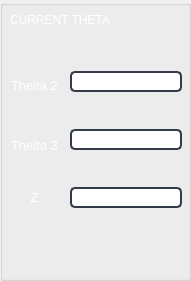
    <widget class="QGroupBox" name="adjust_thelta_2">
     <property name="geometry">
      <rect>
       <x>350</x>
       <y>230</y>
       <width>191</width>
       <height>281</height>
      </rect>
     </property>
     <property name="font">
      <font>
       <family>Segoe UI</family>
       <pointsize>10</pointsize>
      </font>
     </property>
     <property name="styleSheet">
      <string notr="true">QGroupBox{border:2px solid gray;border-radius:5px;margin-top: 1ex;color: ;background-color: transparent;} QGroupBox::title{subcontrol-origin: margin;subcontrol-position:top left;padding:0 3px;}
color: rgb(0, 0, 0);
font: 12pt &quot;Segoe UI&quot;;</string>
     </property>
     <property name="title">
      <string/>
     </property>
     <widget class="QLabel" name="Xposlabel_4">
      <property name="geometry">
       <rect>
        <x>10</x>
        <y>10</y>
        <width>151</width>
        <height>20</height>
       </rect>
      </property>
      <property name="palette">
       <palette>
        <active>
         <colorrole role="WindowText">
          <brush brushstyle="SolidPattern">
           <color alpha="255">
            <red>255</red>
            <green>255</green>
            <blue>255</blue>
           </color>
          </brush>
         </colorrole>
         <colorrole role="Button">
          <brush brushstyle="SolidPattern">
           <color alpha="255">
            <red>30</red>
            <green>30</green>
            <blue>30</blue>
           </color>
          </brush>
         </colorrole>
         <colorrole role="Text">
          <brush brushstyle="SolidPattern">
           <color alpha="255">
            <red>255</red>
            <green>255</green>
            <blue>255</blue>
           </color>
          </brush>
         </colorrole>
         <colorrole role="ButtonText">
          <brush brushstyle="SolidPattern">
           <color alpha="255">
            <red>255</red>
            <green>255</green>
            <blue>255</blue>
           </color>
          </brush>
         </colorrole>
         <colorrole role="Base">
          <brush brushstyle="SolidPattern">
           <color alpha="255">
            <red>30</red>
            <green>30</green>
            <blue>30</blue>
           </color>
          </brush>
         </colorrole>
         <colorrole role="Window">
          <brush brushstyle="SolidPattern">
           <color alpha="255">
            <red>30</red>
            <green>30</green>
            <blue>30</blue>
           </color>
          </brush>
         </colorrole>
        </active>
        <inactive>
         <colorrole role="WindowText">
          <brush brushstyle="SolidPattern">
           <color alpha="255">
            <red>255</red>
            <green>255</green>
            <blue>255</blue>
           </color>
          </brush>
         </colorrole>
         <colorrole role="Button">
          <brush brushstyle="SolidPattern">
           <color alpha="255">
            <red>30</red>
            <green>30</green>
            <blue>30</blue>
           </color>
          </brush>
         </colorrole>
         <colorrole role="Text">
          <brush brushstyle="SolidPattern">
           <color alpha="255">
            <red>255</red>
            <green>255</green>
            <blue>255</blue>
           </color>
          </brush>
         </colorrole>
         <colorrole role="ButtonText">
          <brush brushstyle="SolidPattern">
           <color alpha="255">
            <red>255</red>
            <green>255</green>
            <blue>255</blue>
           </color>
          </brush>
         </colorrole>
         <colorrole role="Base">
          <brush brushstyle="SolidPattern">
           <color alpha="255">
            <red>30</red>
            <green>30</green>
            <blue>30</blue>
           </color>
          </brush>
         </colorrole>
         <colorrole role="Window">
          <brush brushstyle="SolidPattern">
           <color alpha="255">
            <red>30</red>
            <green>30</green>
            <blue>30</blue>
           </color>
          </brush>
         </colorrole>
        </inactive>
        <disabled>
         <colorrole role="WindowText">
          <brush brushstyle="SolidPattern">
           <color alpha="255">
            <red>255</red>
            <green>255</green>
            <blue>255</blue>
           </color>
          </brush>
         </colorrole>
         <colorrole role="Button">
          <brush brushstyle="SolidPattern">
           <color alpha="255">
            <red>30</red>
            <green>30</green>
            <blue>30</blue>
           </color>
          </brush>
         </colorrole>
         <colorrole role="Text">
          <brush brushstyle="SolidPattern">
           <color alpha="255">
            <red>255</red>
            <green>255</green>
            <blue>255</blue>
           </color>
          </brush>
         </colorrole>
         <colorrole role="ButtonText">
          <brush brushstyle="SolidPattern">
           <color alpha="255">
            <red>255</red>
            <green>255</green>
            <blue>255</blue>
           </color>
          </brush>
         </colorrole>
         <colorrole role="Base">
          <brush brushstyle="SolidPattern">
           <color alpha="255">
            <red>30</red>
            <green>30</green>
            <blue>30</blue>
           </color>
          </brush>
         </colorrole>
         <colorrole role="Window">
          <brush brushstyle="SolidPattern">
           <color alpha="255">
            <red>30</red>
            <green>30</green>
            <blue>30</blue>
           </color>
          </brush>
         </colorrole>
        </disabled>
       </palette>
      </property>
      <property name="font">
       <font>
        <family>Segoe UI</family>
        <pointsize>9</pointsize>
        <weight>50</weight>
        <bold>false</bold>
       </font>
      </property>
      <property name="styleSheet">
       <string notr="true">color: rgb(255, 255, 255)</string>
      </property>
      <property name="text">
       <string/>
      </property>
     </widget>
     <widget class="QLabel" name="Xposlabel_13">
      <property name="geometry">
       <rect>
        <x>10</x>
        <y>10</y>
        <width>131</width>
        <height>20</height>
       </rect>
      </property>
      <property name="palette">
       <palette>
        <active>
         <colorrole role="WindowText">
          <brush brushstyle="SolidPattern">
           <color alpha="255">
            <red>255</red>
            <green>255</green>
            <blue>255</blue>
           </color>
          </brush>
         </colorrole>
         <colorrole role="Button">
          <brush brushstyle="SolidPattern">
           <color alpha="255">
            <red>30</red>
            <green>30</green>
            <blue>30</blue>
           </color>
          </brush>
         </colorrole>
         <colorrole role="Text">
          <brush brushstyle="SolidPattern">
           <color alpha="255">
            <red>255</red>
            <green>255</green>
            <blue>255</blue>
           </color>
          </brush>
         </colorrole>
         <colorrole role="ButtonText">
          <brush brushstyle="SolidPattern">
           <color alpha="255">
            <red>255</red>
            <green>255</green>
            <blue>255</blue>
           </color>
          </brush>
         </colorrole>
         <colorrole role="Base">
          <brush brushstyle="SolidPattern">
           <color alpha="255">
            <red>30</red>
            <green>30</green>
            <blue>30</blue>
           </color>
          </brush>
         </colorrole>
         <colorrole role="Window">
          <brush brushstyle="SolidPattern">
           <color alpha="255">
            <red>30</red>
            <green>30</green>
            <blue>30</blue>
           </color>
          </brush>
         </colorrole>
        </active>
        <inactive>
         <colorrole role="WindowText">
          <brush brushstyle="SolidPattern">
           <color alpha="255">
            <red>255</red>
            <green>255</green>
            <blue>255</blue>
           </color>
          </brush>
         </colorrole>
         <colorrole role="Button">
          <brush brushstyle="SolidPattern">
           <color alpha="255">
            <red>30</red>
            <green>30</green>
            <blue>30</blue>
           </color>
          </brush>
         </colorrole>
         <colorrole role="Text">
          <brush brushstyle="SolidPattern">
           <color alpha="255">
            <red>255</red>
            <green>255</green>
            <blue>255</blue>
           </color>
          </brush>
         </colorrole>
         <colorrole role="ButtonText">
          <brush brushstyle="SolidPattern">
           <color alpha="255">
            <red>255</red>
            <green>255</green>
            <blue>255</blue>
           </color>
          </brush>
         </colorrole>
         <colorrole role="Base">
          <brush brushstyle="SolidPattern">
           <color alpha="255">
            <red>30</red>
            <green>30</green>
            <blue>30</blue>
           </color>
          </brush>
         </colorrole>
         <colorrole role="Window">
          <brush brushstyle="SolidPattern">
           <color alpha="255">
            <red>30</red>
            <green>30</green>
            <blue>30</blue>
           </color>
          </brush>
         </colorrole>
        </inactive>
        <disabled>
         <colorrole role="WindowText">
          <brush brushstyle="SolidPattern">
           <color alpha="255">
            <red>255</red>
            <green>255</green>
            <blue>255</blue>
           </color>
          </brush>
         </colorrole>
         <colorrole role="Button">
          <brush brushstyle="SolidPattern">
           <color alpha="255">
            <red>30</red>
            <green>30</green>
            <blue>30</blue>
           </color>
          </brush>
         </colorrole>
         <colorrole role="Text">
          <brush brushstyle="SolidPattern">
           <color alpha="255">
            <red>255</red>
            <green>255</green>
            <blue>255</blue>
           </color>
          </brush>
         </colorrole>
         <colorrole role="ButtonText">
          <brush brushstyle="SolidPattern">
           <color alpha="255">
            <red>255</red>
            <green>255</green>
            <blue>255</blue>
           </color>
          </brush>
         </colorrole>
         <colorrole role="Base">
          <brush brushstyle="SolidPattern">
           <color alpha="255">
            <red>30</red>
            <green>30</green>
            <blue>30</blue>
           </color>
          </brush>
         </colorrole>
         <colorrole role="Window">
          <brush brushstyle="SolidPattern">
           <color alpha="255">
            <red>30</red>
            <green>30</green>
            <blue>30</blue>
           </color>
          </brush>
         </colorrole>
        </disabled>
       </palette>
      </property>
      <property name="font">
       <font>
        <family>Segoe UI</family>
        <pointsize>9</pointsize>
        <weight>50</weight>
        <bold>false</bold>
       </font>
      </property>
      <property name="styleSheet">
       <string notr="true">color: rgb(255, 255, 255)</string>
      </property>
      <property name="text">
       <string>CURRENT THETA</string>
      </property>
     </widget>
     <widget class="QWidget" name="layoutWidget">
      <property name="geometry">
       <rect>
        <x>10</x>
        <y>70</y>
        <width>49</width>
        <height>151</height>
       </rect>
      </property>
      <layout class="QGridLayout" name="gridLayout_8">
       <item row="0" column="0">
        <widget class="QLabel" name="label_2">
         <property name="styleSheet">
          <string notr="true">color: rgb(255, 255, 255)</string>
         </property>
         <property name="text">
          <string>&lt;html&gt;&lt;head/&gt;&lt;body&gt;&lt;p align=&quot;center&quot;&gt;Thelta 2&lt;br/&gt;&lt;/p&gt;&lt;/body&gt;&lt;/html&gt;</string>
         </property>
        </widget>
       </item>
       <item row="1" column="0">
        <widget class="QLabel" name="label_3">
         <property name="styleSheet">
          <string notr="true">color: rgb(255, 255, 255)</string>
         </property>
         <property name="text">
          <string>&lt;html&gt;&lt;head/&gt;&lt;body&gt;&lt;p align=&quot;center&quot;&gt;Thelta 3&lt;/p&gt;&lt;/body&gt;&lt;/html&gt;</string>
         </property>
        </widget>
       </item>
       <item row="2" column="0">
        <widget class="QLabel" name="label_4">
         <property name="styleSheet">
          <string notr="true">color: rgb(255, 255, 255)</string>
         </property>
         <property name="text">
          <string>&lt;html&gt;&lt;head/&gt;&lt;body&gt;&lt;p align=&quot;center&quot;&gt;Z&lt;/p&gt;&lt;/body&gt;&lt;/html&gt;</string>
         </property>
        </widget>
       </item>
      </layout>
     </widget>
     <widget class="QWidget" name="layoutWidget">
      <property name="geometry">
       <rect>
        <x>70</x>
        <y>40</y>
        <width>112</width>
        <height>201</height>
       </rect>
      </property>
      <layout class="QGridLayout" name="gridLayout_9">
       <item row="0" column="0">
        <widget class="QLineEdit" name="current_theta1">
         <property name="styleSheet">
          <string notr="true">QLineEdit {
	background-color: rgb(255 , 255 , 255 );
	border-radius: 5px;
	border: 2px solid rgb(52, 59, 72);
}
QLineEdit:hover {
	border: 2px solid rgb(255 , 255 , 255 );
	background-color:rgb(255 , 255 , 255 );
}
QLineEdit:focus {
	border: 2px solid rgb(255 , 255 , 255 );
}</string>
         </property>
        </widget>
       </item>
       <item row="1" column="0">
        <widget class="QLineEdit" name="current_theta2">
         <property name="styleSheet">
          <string notr="true">QLineEdit {
	background-color: rgb(255 , 255 , 255 );
	border-radius: 5px;
	border: 2px solid rgb(52, 59, 72);
}
QLineEdit:hover {
	border: 2px solid rgb(255 , 255 , 255 );
	background-color:rgb(255 , 255 , 255 );
}
QLineEdit:focus {
	border: 2px solid rgb(255 , 255 , 255 );
}</string>
         </property>
        </widget>
       </item>
       <item row="2" column="0">
        <widget class="QLineEdit" name="current_z1">
         <property name="styleSheet">
          <string notr="true">QLineEdit {
	background-color: rgb(255 , 255 , 255 );
	border-radius: 5px;
	border: 2px solid rgb(52, 59, 72);
}
QLineEdit:hover {
	border: 2px solid rgb(255 , 255 , 255 );
	background-color:rgb(255 , 255 , 255 );
}
QLineEdit:focus {
	border: 2px solid rgb(255 , 255 , 255 );
}</string>
         </property>
        </widget>
       </item>
      </layout>
     </widget>
    </widget>
